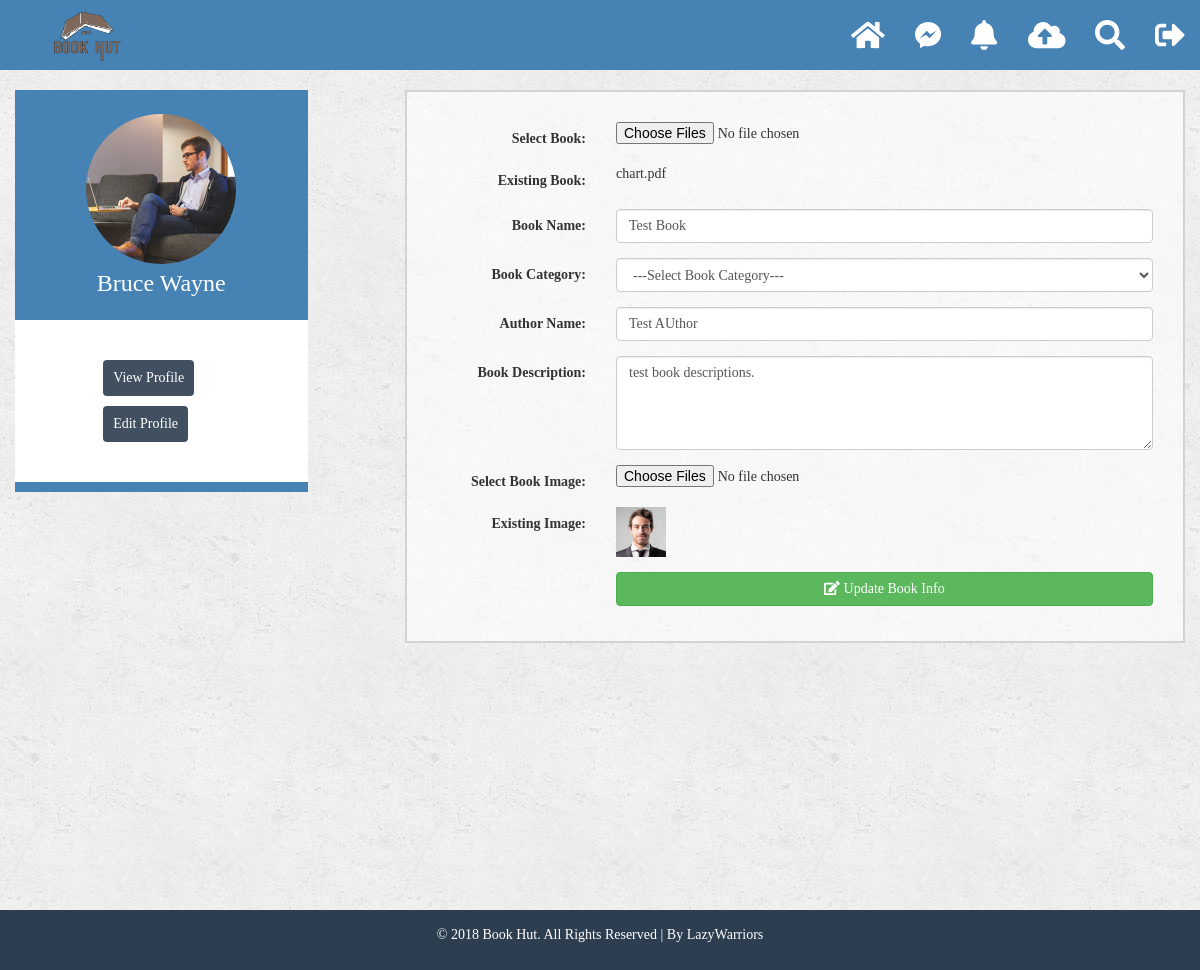
/editBookInfo.php?id=6, run on the app's committed database.
### tables this page shows
CREATE TABLE `tbl_book` (
  `id` int(11) NOT NULL,
  `userId` int(11) NOT NULL,
  `bookPath` varchar(100) NOT NULL,
  `bookName` varchar(100) NOT NULL,
  `bookCategoryId` int(2) NOT NULL,
  `bookAuthor` varchar(50) NOT NULL,
  `bookDescription` text NOT NULL,
  `bookImage` varchar(100) NOT NULL,
  `status` tinyint(2) NOT NULL DEFAULT '1',
  `created_at` timestamp NOT NULL DEFAULT CURRENT_TIMESTAMP ON UPDATE CURRENT_TIMESTAMP,
  `modified_at` timestamp NOT NULL DEFAULT '0000-00-00 00:00:00'
);

### class/book.php (called while the page is built, shortened)
<?php
	class Book {
		protected $connection;
		public function __construct(){
			$hostname = "localhost";
			$username = "root";
			$password = "";
			$dbname = "db_bookhut";
			$this->connection = mysqli_connect($hostname, $username, $password, $dbname);
		}
		public function edit_book_info($id){
			$sql = "SELECT * FROM tbl_book where id = '$id'";
			$sql_result = mysqli_query($this->connection,$sql);
			$result = mysqli_fetch_assoc($sql_result);
			if($result){
				return $result;
			}
			else {
				die('query problem');
			}
		}
	}
?>

### editBookInfo.php (the view, shortened to what this page needs)
<?php
    require_once 'class/book.php';
    $book = new Book();
    $id = $_GET['id'];
    $editBook = $book->edit_book_info($id);
?>
<!DOCTYPE html>
<html lang="en">
<head>
    <link rel="stylesheet" href="css/bootstrap.min.css">
    <link rel="stylesheet" href="css/font-awesome.min.css">
    <link rel="stylesheet" href="css/animate.css">
    <link rel="stylesheet" href="https://maxcdn.bootstrapcdn.com/bootstrap/3.3.7/css/bootstrap.min.css">
    <link rel="stylesheet" href="css/style.css">
</head>
<body>
    <div class="container top-bar">
        <div class="row">
            <div class="col-md-12 menu">
                <nav class="navbar navbar-inverse navbar-fixed-top header">
                    <div class="container-fluid">
                        <div class="navbar-header">
                            <a class="navbar-brand" href="homePage.html"><img src="images/bhlogo.png" alt="BookHut" class="image-responsive"></a>
                        </div>
                        <div class="collapse navbar-collapse" id="bs-example-navbar-collapse-1">
                            <ul class="nav navbar-nav navbar-right">
                                <li><a href="homePage.html"><i class="fas fa-home" title="Home"></i><span class="sr-only">(current)</span></a></li>
                                <li><a href="category_news.php"><i class="fab fa-facebook-messenger" title="MSG"></i></a></li>
                                <li><a href="#"><i class="fas fa-bell" title="NotiFication"></i></a></li>
                                <li><a href="bookupload.php"><i class="fas fa-cloud-upload-alt" title="BookUp"></i></a></li>
                                <li><a href="#"><i class="fas fa-search" title="Search"></i></a></li>
                                <li><a href="#"><i class="fas fa-sign-out-alt" title="LogOut"></i></a></li>
                            </ul>
                        </div>
                    </div>
                </nav>
            </div>
        </div>
    </div>
    <div class="container content-body">
        <div class="row">
            <div class="left-sidebar col-md-3">
               <div class="row">
                  <div class="pro_pic">
                    <a href="index.html"><img src="images/templateImages/man.jpg" title="pro_pic"></a>
                    <h3>Bruce Wayne</h3>
                  </div>
               </div>
               <div class="row">
                    <div class="col-md-offset-3 col-md-6 col-md-offset-3 view-profile">
                        <button type="btn" class="btn btn-info">View Profile</button>
                    </div>
                    <div class="col-md-offset-3 col-md-6 col-md-offset-3 edit-profile">
                        <button type="btn" class="btn btn-info">Edit Profile</button>
                    </div>
               </div>
            </div>
            <div class="main-content col-md-offset-1 col-md-8">
                <div class="row bookup-row">
                    <form class="form-horizontal" action="" method="post" enctype="multipart/form-data">
                        <div class="form-group">
                            <label class="col-sm-3 control-label">Select Book:</label>
                            <div class="col-sm-9">
                                <input type="file" name="bookPath" multiple accept="application/pdf">
                            </div>
                        </div>
                        <div class="form-group">
                            <label class="col-sm-3 control-label">Existing Book:</label>
                            <div class="col-sm-9">
                                <p><?php echo substr($editBook['bookPath'],6);?></p>
                            </div>
                        </div>
                        <div class="form-group">
                            <label class="col-sm-3 control-label">Book Name:</label>
                            <div class="col-sm-9">
                                <input type="text" class="form-control" name="bookName" value="<?php echo $editBook['bookName'];?>">
                            </div>
                        </div>
                        <div class="form-group">
                            <label class="col-sm-3 control-label">Book Category:</label>
                            <div class="col-sm-9">
                                <select class="form-control" name="bookCategoryId">
                                    <option>---Select Book Category---</option>
                                </select>
                            </div>
                        </div>
                        <div class="form-group">
                            <label class="col-sm-3 control-label">Author Name:</label>
                            <div class="col-sm-9">
                                <input type="text" class="form-control" name="bookAuthor" value="<?php echo $editBook['bookAuthor'];?>">
                            </div>
                        </div>
                        <div class="form-group">
                            <label class="col-sm-3 control-label">Book Description:</label>
                            <div class="col-sm-9">
                                <textarea name="bookDescription" class="form-control" rows="4"><?php echo $editBook['bookDescription'];?></textarea>
                            </div>
                        </div>
                        <div class="form-group">
                            <label class="col-sm-3 control-label">Select Book Image:</label>
                            <div class="col-sm-9">
                                <input type="file" name="bookImage" multiple accept="image/*">
                            </div>
                        </div>
                        <div class="form-group">
                            <label class="col-sm-3 control-label">Existing Image:</label>
                            <div class="col-sm-9">
                                <img src="<?php echo $editBook['bookImage'];?>" name="bookImage" alt="" style="height: 50px; width: 50px;">
                            </div>
                        </div>
                        <div class="form-group">
                            <div class="col-sm-offset-3 col-sm-9">
                                <button type="submit" name="btn" class="btn btn-success btn-block"><i class="fas fa-edit"></i> Update Book Info</button>
                            </div>
                        </div>
                    </form>
                </div>
            </div>
        </div>
    </div>
    <div class="container-fluid">
        <div class="row">
            <div class="footer col-md-12">
                <p class="text-center">&copy; 2018 Book Hut. All Rights Reserved | By LazyWarriors</p>
            </div>
        </div>
    </div>
</body>
</html>

### css/style.css (style rules this page uses)
html, body { height: 100%; width: 100%; }
body { background-image: url("../images/templateImages/bg.png"); }
body, img, h3 { margin: 0; padding: 0; font-family: comic sans MS !important; }
.menu { height: 70px; }
.header { height: 70px; background-color: #4682B4; border: 0px; }
.header .navbar-brand img { height: 140px; width: 140px; margin-top: -32px; }
.header .navbar-collapse { border-color: #4682B4; }
.header .navbar-nav li a { padding-top: 20px; padding-bottom: 20px; color: white !important; font-size: 30px; background-color: #4682B4; }
.content-body { margin-top: 20px; min-height: 100%; }
.content-body .left-sidebar { background: #fff; border-bottom: 10px solid #4682B4; }
.content-body .left-sidebar .pro_pic { text-align: center; padding: 24px 27px; background: #4682B4; }
.content-body .left-sidebar .pro_pic img { height: 150px; width: 150px; border-radius: 50%; }
.content-body .left-sidebar .pro_pic h3 { color: #fff; margin-top: 6px; }
.content-body .left-sidebar .view-profile { background: #fff; padding-top: 40px; padding-bottom: 10px; }
.content-body .left-sidebar .view-profile button { background-color: rgba(44, 62, 80, 0.9); border: none; padding: 8px 10px; }
.content-body .left-sidebar .edit-profile { background: #fff; padding-bottom: 40px; }
.content-body .left-sidebar .edit-profile button { background-color: rgba(44, 62, 80, 0.9); border: none; padding: 8px 10px; }
.content-body .main-content, .content-body .user-info { border: 2px solid lightgrey; background-color: rgba(255, 255, 255, 0.6); margin-bottom: 20px; }
.content-body .main-content .bookup-row, .content-body .user-info .bookup-row { padding: 30px 30px 20px 20px; }
.footer { background-color: #2c3e50; color: white !important; padding: 15px 0px; margin-top: 20px; }

### data on the page
tbl_book: bookPath "chart.pdf", bookName "Test Book", bookAuthor "Test AUthor", bookDescription "test book descriptions.", bookImage (picture)
